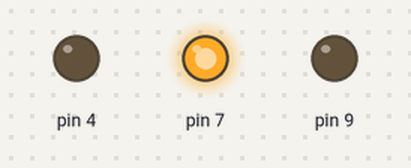
Recording of a sketch running on a simulated Arduino Uno, built with avr-gcc and run on an emulated ATmega328P. Parts: output pins drawn as LEDs (lit = HIGH).

Above: at 2.5 s.
At 5.5 s:
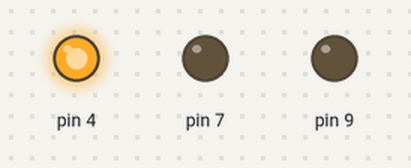
At 8.5 s:
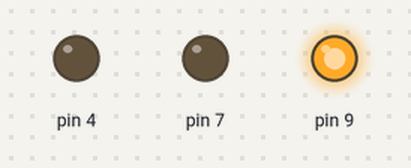
Timing chart, 0 to 15.6 s (numbered marks = the images above):
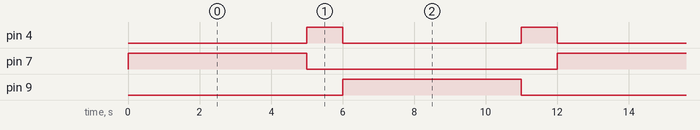

The sketch:

sep10_healloworld_copy_20240930141207.ino
```cpp
//my first progarmming experiance
void setup() {
  // put your setup code here, to run once:
 pinMode(7, OUTPUT);
  //initialise PIN
 pinMode(4, OUTPUT);
 pinMode(9, OUTPUT);

}

void loop() {
  // put your main code here, to run repeatedly:
digitalWrite(7, HIGH);// high means power supply 3-5v in DC
delay(5000);
digitalWrite(7, LOW);
// ready section
digitalWrite(4, HIGH);
delay(1000);
digitalWrite(4, LOW);
// green section
digitalWrite(9, HIGH);
delay(5000);
digitalWrite(9, LOW);
// ready section
digitalWrite(4, HIGH);
delay(1000);
digitalWrite(4, LOW);// low means powers goes to off or 0V

}
```

Measured:
- by itself, pin 4: alternates HIGH for 1.0 s and LOW for 5.0 s
- by itself, pin 7, pin 9: alternates HIGH for 5.0 s and LOW for 7.0 s
- by itself, everything shown: repeats every 12.0 s, in 5 steps
